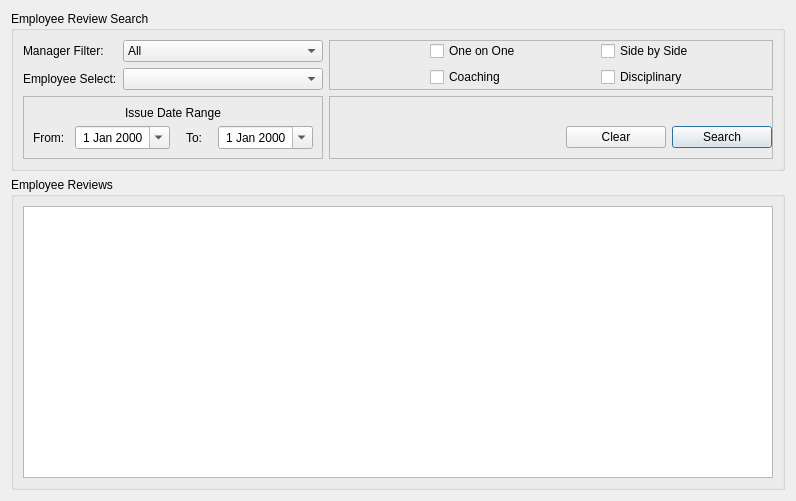
<?xml version="1.0" encoding="UTF-8"?>
<ui version="4.0">
 <class>reviewSearch</class>
 <widget class="QDialog" name="reviewSearch">
  <property name="geometry">
   <rect>
    <x>0</x>
    <y>0</y>
    <width>788</width>
    <height>501</height>
   </rect>
  </property>
  <property name="windowTitle">
   <string>Employee Review Look Up</string>
  </property>
  <property name="windowIcon">
   <iconset resource="../main_images.qrc">
    <normaloff>:/logos/Images/Meduit_logo.ico</normaloff>:/logos/Images/Meduit_logo.ico</iconset>
  </property>
  <layout class="QGridLayout" name="gridLayout_2">
   <item row="0" column="1">
    <widget class="QGroupBox" name="groupBox_2">
     <property name="title">
      <string>Employee Review Search</string>
     </property>
     <layout class="QGridLayout" name="gridLayout_4">
      <item row="0" column="6" rowspan="2">
       <widget class="QFrame" name="frame_2">
        <property name="frameShape">
         <enum>QFrame::StyledPanel</enum>
        </property>
        <property name="frameShadow">
         <enum>QFrame::Raised</enum>
        </property>
        <layout class="QGridLayout" name="gridLayout_5">
         <property name="leftMargin">
          <number>100</number>
         </property>
         <property name="topMargin">
          <number>0</number>
         </property>
         <property name="rightMargin">
          <number>0</number>
         </property>
         <property name="bottomMargin">
          <number>0</number>
         </property>
         <property name="horizontalSpacing">
          <number>0</number>
         </property>
         <item row="1" column="0">
          <widget class="QCheckBox" name="check1on1">
           <property name="text">
            <string>One on One</string>
           </property>
          </widget>
         </item>
         <item row="1" column="1">
          <widget class="QCheckBox" name="checkSbS">
           <property name="text">
            <string>Side by Side</string>
           </property>
          </widget>
         </item>
         <item row="2" column="0">
          <widget class="QCheckBox" name="checkCoach">
           <property name="text">
            <string>Coaching</string>
           </property>
          </widget>
         </item>
         <item row="2" column="1">
          <widget class="QCheckBox" name="checkDisc">
           <property name="text">
            <string>Disciplinary</string>
           </property>
          </widget>
         </item>
        </layout>
       </widget>
      </item>
      <item row="4" column="6">
       <widget class="QFrame" name="frame">
        <property name="frameShape">
         <enum>QFrame::StyledPanel</enum>
        </property>
        <property name="frameShadow">
         <enum>QFrame::Raised</enum>
        </property>
        <layout class="QGridLayout" name="gridLayout_6">
         <property name="leftMargin">
          <number>0</number>
         </property>
         <property name="topMargin">
          <number>0</number>
         </property>
         <property name="rightMargin">
          <number>0</number>
         </property>
         <property name="bottomMargin">
          <number>0</number>
         </property>
         <item row="0" column="0">
          <spacer name="horizontalSpacer_2">
           <property name="orientation">
            <enum>Qt::Horizontal</enum>
           </property>
           <property name="sizeHint" stdset="0">
            <size>
             <width>40</width>
             <height>20</height>
            </size>
           </property>
          </spacer>
         </item>
         <item row="1" column="2">
          <widget class="QPushButton" name="searchButton">
           <property name="sizePolicy">
            <sizepolicy hsizetype="Maximum" vsizetype="Fixed">
             <horstretch>0</horstretch>
             <verstretch>0</verstretch>
            </sizepolicy>
           </property>
           <property name="minimumSize">
            <size>
             <width>100</width>
             <height>0</height>
            </size>
           </property>
           <property name="text">
            <string>Search</string>
           </property>
          </widget>
         </item>
         <item row="1" column="1">
          <widget class="QPushButton" name="clearButton">
           <property name="minimumSize">
            <size>
             <width>100</width>
             <height>0</height>
            </size>
           </property>
           <property name="text">
            <string>Clear</string>
           </property>
          </widget>
         </item>
        </layout>
       </widget>
      </item>
      <item row="1" column="3" colspan="3">
       <widget class="QComboBox" name="employeeSelect">
        <property name="minimumSize">
         <size>
          <width>200</width>
          <height>0</height>
         </size>
        </property>
        <property name="styleSheet">
         <string notr="true">QFrame{
	background-color: qlineargradient(spread:pad, x1:0.5, y1:0, x2:0.5, y2:1, stop:0 rgba(255, 255, 255, 209), stop:0.485876 rgba(181, 207, 220, 239), stop:1 rgba(85, 199, 255, 196));
}</string>
        </property>
       </widget>
      </item>
      <item row="0" column="3" colspan="3">
       <widget class="QComboBox" name="managerCombo">
        <property name="minimumSize">
         <size>
          <width>200</width>
          <height>0</height>
         </size>
        </property>
        <property name="styleSheet">
         <string notr="true">QFrame{
	background-color: qlineargradient(spread:pad, x1:0.5, y1:0, x2:0.5, y2:1, stop:0 rgba(255, 255, 255, 209), stop:0.485876 rgba(181, 207, 220, 239), stop:1 rgba(85, 199, 255, 196));
}</string>
        </property>
        <item>
         <property name="text">
          <string>All</string>
         </property>
        </item>
       </widget>
      </item>
      <item row="1" column="0" colspan="3">
       <widget class="QLabel" name="label_20">
        <property name="sizePolicy">
         <sizepolicy hsizetype="Maximum" vsizetype="Preferred">
          <horstretch>0</horstretch>
          <verstretch>0</verstretch>
         </sizepolicy>
        </property>
        <property name="text">
         <string>Employee Select:</string>
        </property>
       </widget>
      </item>
      <item row="0" column="0" colspan="3">
       <widget class="QLabel" name="label_21">
        <property name="text">
         <string>Manager Filter:</string>
        </property>
       </widget>
      </item>
      <item row="4" column="0" colspan="6">
       <widget class="QFrame" name="frame_3">
        <property name="frameShape">
         <enum>QFrame::StyledPanel</enum>
        </property>
        <property name="frameShadow">
         <enum>QFrame::Raised</enum>
        </property>
        <layout class="QGridLayout" name="gridLayout">
         <item row="1" column="0">
          <widget class="QLabel" name="label">
           <property name="text">
            <string>From:</string>
           </property>
          </widget>
         </item>
         <item row="1" column="2">
          <widget class="QLabel" name="label_2">
           <property name="text">
            <string>To:</string>
           </property>
           <property name="alignment">
            <set>Qt::AlignCenter</set>
           </property>
          </widget>
         </item>
         <item row="0" column="0" colspan="4">
          <widget class="QLabel" name="label_5">
           <property name="text">
            <string>Issue Date Range</string>
           </property>
           <property name="alignment">
            <set>Qt::AlignCenter</set>
           </property>
          </widget>
         </item>
         <item row="1" column="3">
          <widget class="QDateEdit" name="issueEndDate">
           <property name="alignment">
            <set>Qt::AlignCenter</set>
           </property>
           <property name="calendarPopup">
            <bool>true</bool>
           </property>
          </widget>
         </item>
         <item row="1" column="1">
          <widget class="QDateEdit" name="issueStrtDate">
           <property name="alignment">
            <set>Qt::AlignCenter</set>
           </property>
           <property name="calendarPopup">
            <bool>true</bool>
           </property>
          </widget>
         </item>
        </layout>
       </widget>
      </item>
     </layout>
    </widget>
   </item>
   <item row="2" column="1">
    <widget class="QGroupBox" name="groupBox_3">
     <property name="title">
      <string>Employee Reviews</string>
     </property>
     <layout class="QGridLayout" name="gridLayout_3">
      <item row="0" column="0">
       <widget class="QTableView" name="empReviewTable">
        <property name="minimumSize">
         <size>
          <width>750</width>
          <height>0</height>
         </size>
        </property>
        <property name="styleSheet">
         <string notr="true">QTableView{
	font: 10pt &quot;MS Shell Dlg 2&quot;;
}</string>
        </property>
        <property name="selectionMode">
         <enum>QAbstractItemView::SingleSelection</enum>
        </property>
        <property name="selectionBehavior">
         <enum>QAbstractItemView::SelectRows</enum>
        </property>
        <property name="verticalScrollMode">
         <enum>QAbstractItemView::ScrollPerPixel</enum>
        </property>
        <property name="horizontalScrollMode">
         <enum>QAbstractItemView::ScrollPerPixel</enum>
        </property>
        <property name="sortingEnabled">
         <bool>true</bool>
        </property>
       </widget>
      </item>
     </layout>
    </widget>
   </item>
  </layout>
 </widget>
 <tabstops>
  <tabstop>managerCombo</tabstop>
  <tabstop>employeeSelect</tabstop>
 </tabstops>
 <resources>
  <include location="../main_images.qrc"/>
 </resources>
 <connections/>
</ui>
